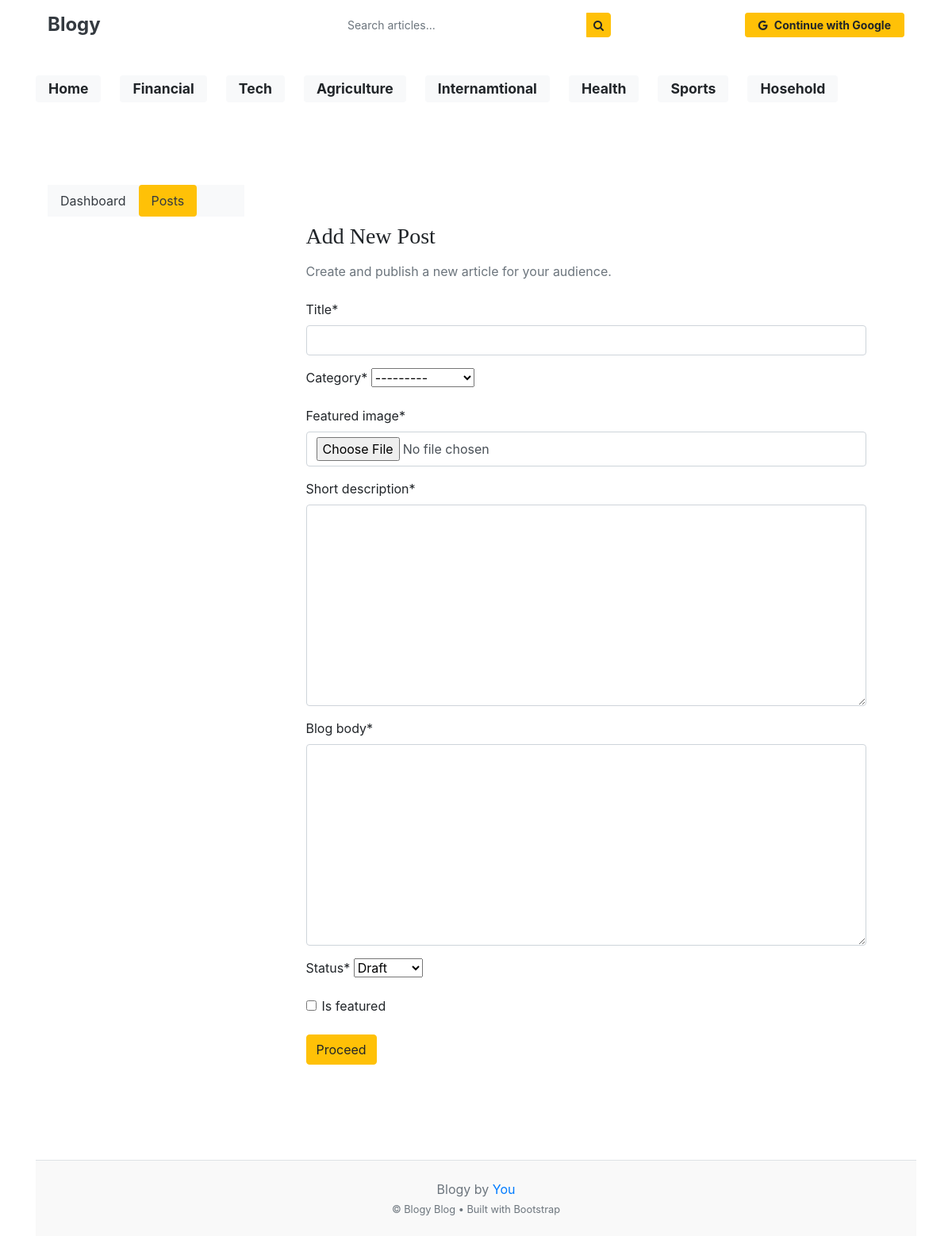
/category/posts/add, run on the app's committed database.
### blog/models.py (models this page shows)
class Category(models.Model):
    category_name = models.CharField(max_length=50 , unique=True)
    created_at = models.DateTimeField(auto_now_add=True)
    updated_at = models.DateTimeField(auto_now=True)
    class Meta:
        verbose_name_plural = "categories"
    def __str__(self):
        return self.category_name

### blog/views.py (the view, shortened to what this page needs)
# urls.py: path('posts/add', views.add_blog , name="add_blog"),
def add_blog(request):
    form = AddBlogg()
    context = {
        'form':form
    }
    return render(request,"dashboard/add_blog.html" , context)

### blogy/forms.py
class AddBlogg(forms.ModelForm):
    class Meta:
        model = Blog
        fields = ('title' ,'category' ,'featured_image', 'short_description' ,'blog_body' , 'status' ,'is_featured')

### blog/context_processors.py (called while the page is built)
def geet_categories(request):
    return {"categories": Category.objects.all()}

def get_social(request):
    social = SocialLink.objects.all()
    return dict(social = social)

### templates/dashboard/add_blog.html (shortened to what this page needs)
{% extends "base.html" %}
{% load crispy_forms_tags %}
{% block content %}
<div class="container py-4">
    <div class="row">
        {% include "dashboard/side_bar.html" %}
        <div class="col-md-9">
            <div class="card border-0 shadow-sm">
                <div class="card-body p-4 p-md-5">
                    <h3 class="mb-3">Add New Post</h3>
                    <p class="text-muted mb-4">
                        Create and publish a new article for your audience.
                    </p>
                    <form action="{% url 'add_blog' %}" method="post" enctype="multipart/form-data">
                        {{ form|crispy }}
                        <button type="submit" class="btn btn-warning mt-2">
                            Proceed
                        </button>
                    </form>
                </div>
            </div>
        </div>
    </div>
</div>
{% endblock %}

### templates/base.html (shortened to what this page needs)
{% load static %}
<!DOCTYPE html>
<html lang="en">
{% load socialaccount %}
<head>
    <link href="https://getbootstrap.com/docs/4.0/dist/css/bootstrap.min.css" rel="stylesheet">
    <link href="{% static 'css/home.css' %}" rel="stylesheet">
    <link rel="stylesheet" href="https://cdnjs.cloudflare.com/ajax/libs/font-awesome/4.7.0/css/font-awesome.min.css">
</head>
<body>
<div class="container">
   <header class="py-3 mb-4 sticky-top bg-white shadow-sm">
  <div class="container">
    <div class="row align-items-center">
      <div class="col-4">
        <a class="h4 font-weight-bold mb-0 text-decoration-none text-dark" href="/">
          Blogy
        </a>
      </div>
      <div class="col-4 d-none d-md-block">
        <form action="{% url 'search' %}" method="GET">
          <div class="input-group input-group-sm shadow-sm rounded">
            <input
              class="form-control border-0 rounded-left"
              type="text"
              name="keyword"
              placeholder="Search articles..."
            />
            <div class="input-group-append">
              <button class="btn btn-warning rounded-right" type="submit">
                <i class="fa fa-search"></i>
              </button>
            </div>
          </div>
        </form>
      </div>
      <div class="col-4 d-flex justify-content-end align-items-center">
        {% if not user.is_authenticated %}
          <a class="btn btn-sm btn-warning d-flex align-items-center shadow-sm px-3 rounded-pill"
             href="{% provider_login_url 'google' %}">
            <i class="fa fa-google mr-2"></i>
            <span class="font-weight-bold">Continue with Google</span>
          </a>
        {% endif %}
      </div>
    </div>
  </div>
</header>
    <div class="nav-scroller py-2 mb-4">
        <nav class="nav d-flex flex-wrap justify-content-start">
            <a class="badge badge-light shadow-sm px-3 py-2 mr-4 mb-5  font-weight-bold"  style="font-size: 1.1rem;" href="{% url 'home' %}">Home</a>
            {% for cat in categories %}
               <a class="badge badge-light shadow-sm px-3 py-2 mr-4 mb-5 font-weight-bold" style="font-size: 1.1rem;"
   href="{% url 'post_by_category' cat.id %}">
  {{ cat.category_name }}
</a>
            {% endfor %}
        </nav>
    </div>
    <main>
        {% block content %}
        {% endblock %}
    </main>
    <footer class="blog-footer mt-5 py-4 border-top text-center text-muted">
        <p class="mb-1">
             Blogy by <a href="#" class="text-decoration-none">You</a>
        </p>
        <p class="mb-0 small">
            &copy; Blogy Blog • Built with Bootstrap
        </p>
    </footer>
</div>
</body>
</html>

### static/css/home.css (style rules this page uses)
h1, h2, h3, h4, h5, h6 { font-family: "Playfair Display", Georgia, "Times New Roman", serif; }
.blog-footer { padding: 2.5rem 0; color: #727272; text-align: center; background-color: #f9f9f9; border-top: .05rem solid #e5e5e5; }
.blog-footer p:last-child { margin-bottom: 0; }

### data on the page
Category: category_name "Financial"
Category: category_name "Tech"
Category: category_name "Agriculture"
Category: category_name "Internamtional"
Category: category_name "Health"
Category: category_name "Sports"
Category: category_name "Hosehold"
